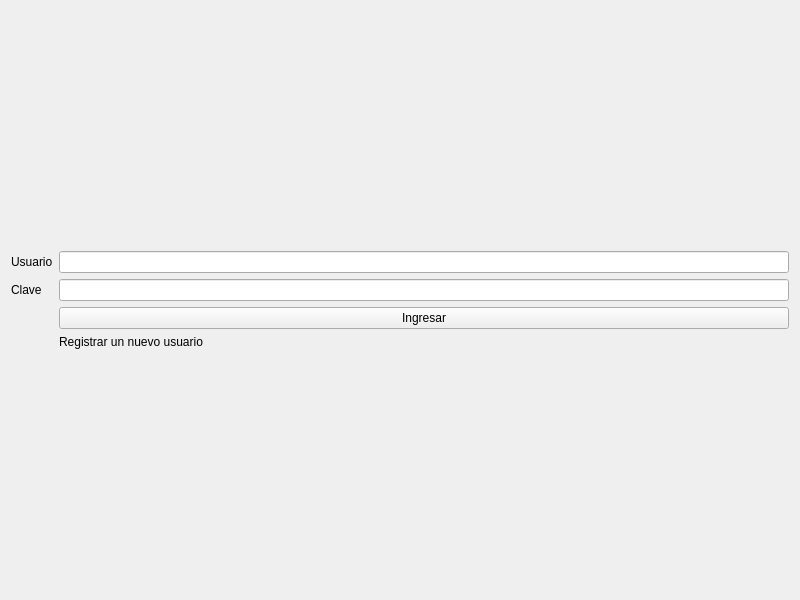
<?xml version="1.0" encoding="UTF-8"?>
<ui version="4.0">
 <class>Login</class>
 <widget class="QWidget" name="Login">
  <property name="geometry">
   <rect>
    <x>0</x>
    <y>0</y>
    <width>800</width>
    <height>600</height>
   </rect>
  </property>
  <property name="windowTitle">
   <string>Login</string>
  </property>
  <layout class="QGridLayout" name="gridLayout">
   <item row="5" column="1">
    <spacer name="verticalSpacer">
     <property name="orientation">
      <enum>Qt::Vertical</enum>
     </property>
     <property name="sizeHint" stdset="0">
      <size>
       <width>20</width>
       <height>40</height>
      </size>
     </property>
    </spacer>
   </item>
   <item row="2" column="0">
    <widget class="QLabel" name="label_3">
     <property name="text">
      <string>Clave</string>
     </property>
    </widget>
   </item>
   <item row="4" column="1">
    <widget class="Label" name="label">
     <property name="text">
      <string>Registrar un nuevo usuario</string>
     </property>
    </widget>
   </item>
   <item row="3" column="1">
    <widget class="QPushButton" name="pbIngresar">
     <property name="text">
      <string>Ingresar</string>
     </property>
    </widget>
   </item>
   <item row="2" column="1">
    <widget class="QLineEdit" name="leClave"/>
   </item>
   <item row="1" column="0">
    <widget class="QLabel" name="label_2">
     <property name="text">
      <string>Usuario</string>
     </property>
    </widget>
   </item>
   <item row="1" column="1">
    <widget class="QLineEdit" name="leUsuario"/>
   </item>
   <item row="0" column="1">
    <spacer name="verticalSpacer_2">
     <property name="orientation">
      <enum>Qt::Vertical</enum>
     </property>
     <property name="sizeHint" stdset="0">
      <size>
       <width>20</width>
       <height>40</height>
      </size>
     </property>
    </spacer>
   </item>
  </layout>
 </widget>
 <customwidgets>
  <customwidget>
   <class>Label</class>
   <extends>QLabel</extends>
   <header>label.h</header>
  </customwidget>
 </customwidgets>
 <resources/>
 <connections/>
</ui>
